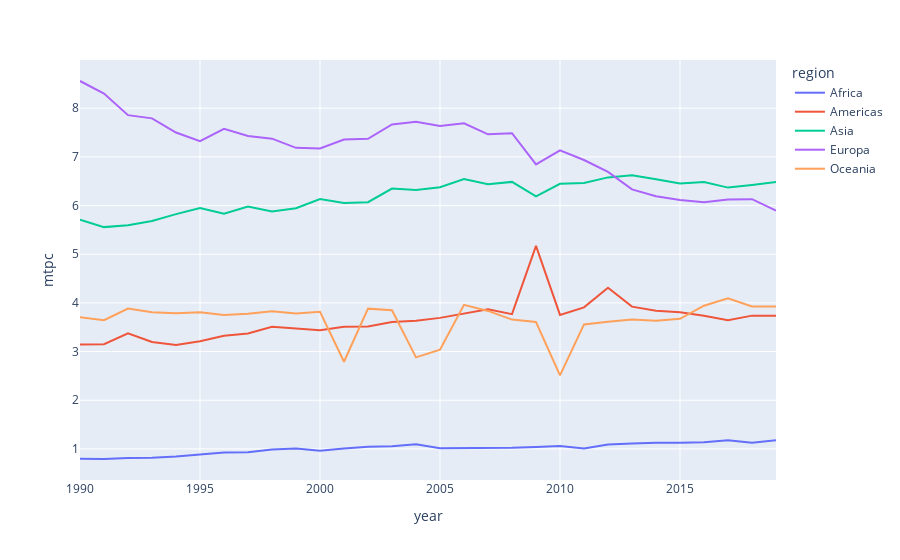

Here is the notebook cell this chart was saved with:
### Markdown cell above
The problem with stopping here is that we would be comparing only absolute numbers, which may be misleading.

In fact, our analysis should address the change in population during this period, for example, and that could be done using the mean Metric Tons Per Capita (mtpc) per region by year:

### Code cell
mtpc_per_region_by_year = (
    df.groupby(["region", "year"])["mtpc"].mean().to_frame().reset_index()
)
display(mtpc_per_region_by_year)
px.line(mtpc_per_region_by_year, "year", "mtpc", color="region")

### Figure 1 — Plotly figure (JSON) as saved in the notebook; plotly's stock layout.template omitted (floating-point values rounded to 4 significant figures)
{"data": [{"hovertemplate": "region=Africa<br>year=%{x}<br>mtpc=%{y}<extra></extra>", "legendgroup": "Africa", "line": {"color": "#636efa", "dash": "solid"}, "marker": {"symbol": "circle"}, "mode": "lines", "name": "Africa", "orientation": "v", "showlegend": true, "type": "scatter", "x": [1990, 1991, 1992, 1993, 1994, 1995, 1996, 1997, 1998, 1999, 2000, 2001, 2002, 2003, 2004, 2005, 2006, 2007, 2008, 2009, 2010, 2011, 2012, 2013, 2014, 2015, 2016, 2017, 2018, 2019], "xaxis": "x", "y": [0.7964, 0.7929, 0.8137, 0.8177, 0.8436, 0.8819, 0.9281, 0.934, 0.9857, 1.008, 0.9613, 1.008, 1.047, 1.056, 1.094, 1.016, 1.014, 1.011, 1.022, 1.041, 1.057, 1.008, 1.093, 1.11, 1.128, 1.127, 1.14, 1.18, 1.129, 1.178], "yaxis": "y"}, {"hovertemplate": "region=Americas<br>year=%{x}<br>mtpc=%{y}<extra></extra>", "legendgroup": "Americas", "line": {"color": "#EF553B", "dash": "solid"}, "marker": {"symbol": "circle"}, "mode": "lines", "name": "Americas", "orientation": "v", "showlegend": true, "type": "scatter", "x": [1990, 1991, 1992, 1993, 1994, 1995, 1996, 1997, 1998, 1999, 2000, 2001, 2002, 2003, 2004, 2005, 2006, 2007, 2008, 2009, 2010, 2011, 2012, 2013, 2014, 2015, 2016, 2017, 2018, 2019], "xaxis": "x", "y": [3.147, 3.152, 3.375, 3.197, 3.135, 3.213, 3.323, 3.372, 3.51, 3.478, 3.44, 3.508, 3.517, 3.609, 3.635, 3.693, 3.781, 3.87, 3.769, 5.172, 3.754, 3.909, 4.31, 3.923, 3.838, 3.81, 3.737, 3.643, 3.739, 3.737], "yaxis": "y"}, {"hovertemplate": "region=Asia<br>year=%{x}<br>mtpc=%{y}<extra></extra>", "legendgroup": "Asia", "line": {"color": "#00cc96", "dash": "solid"}, "marker": {"symbol": "circle"}, "mode": "lines", "name": "Asia", "orientation": "v", "showlegend": true, "type": "scatter", "x": [1990, 1991, 1992, 1993, 1994, 1995, 1996, 1997, 1998, 1999, 2000, 2001, 2002, 2003, 2004, 2005, 2006, 2007, 2008, 2009, 2010, 2011, 2012, 2013, 2014, 2015, 2016, 2017, 2018, 2019], "xaxis": "x", "y": [5.71, 5.557, 5.596, 5.685, 5.823, 5.952, 5.832, 5.98, 5.878, 5.946, 6.134, 6.054, 6.069, 6.35, 6.319, 6.377, 6.546, 6.439, 6.486, 6.19, 6.448, 6.463, 6.579, 6.625, 6.538, 6.452, 6.483, 6.369, 6.424, 6.484], "yaxis": "y"}, {"hovertemplate": "region=Europa<br>year=%{x}<br>mtpc=%{y}<extra></extra>", "legendgroup": "Europa", "line": {"color": "#ab63fa", "dash": "solid"}, "marker": {"symbol": "circle"}, "mode": "lines", "name": "Europa", "orientation": "v", "showlegend": true, "type": "scatter", "x": [1990, 1991, 1992, 1993, 1994, 1995, 1996, 1997, 1998, 1999, 2000, 2001, 2002, 2003, 2004, 2005, 2006, 2007, 2008, 2009, 2010, 2011, 2012, 2013, 2014, 2015, 2016, 2017, 2018, 2019], "xaxis": "x", "y": [8.559, 8.302, 7.858, 7.792, 7.5, 7.322, 7.575, 7.43, 7.374, 7.186, 7.173, 7.358, 7.371, 7.668, 7.72, 7.636, 7.689, 7.464, 7.487, 6.847, 7.135, 6.936, 6.691, 6.333, 6.19, 6.113, 6.066, 6.125, 6.132, 5.895], "yaxis": "y"}, {"hovertemplate": "region=Oceania<br>year=%{x}<br>mtpc=%{y}<extra></extra>", "legendgroup": "Oceania", "line": {"color": "#FFA15A", "dash": "solid"}, "marker": {"symbol": "circle"}, "mode": "lines", "name": "Oceania", "orientation": "v", "showlegend": true, "type": "scatter", "x": [1990, 1991, 1992, 1993, 1994, 1995, 1996, 1997, 1998, 1999, 2000, 2001, 2002, 2003, 2004, 2005, 2006, 2007, 2008, 2009, 2010, 2011, 2012, 2013, 2014, 2015, 2016, 2017, 2018, 2019], "xaxis": "x", "y": [3.705, 3.645, 3.885, 3.807, 3.787, 3.806, 3.753, 3.776, 3.828, 3.781, 3.819, 2.792, 3.882, 3.849, 2.881, 3.038, 3.96, 3.836, 3.657, 3.608, 2.51, 3.559, 3.614, 3.659, 3.634, 3.674, 3.943, 4.093, 3.926, 3.926], "yaxis": "y"}], "layout": {"legend": {"title": {"text": "region"}, "tracegroupgap": 0}, "margin": {"t": 60}, "xaxis": {"anchor": "y", "domain": [0, 1], "title": {"text": "year"}}, "yaxis": {"anchor": "x", "domain": [0, 1], "title": {"text": "mtpc"}}}}
